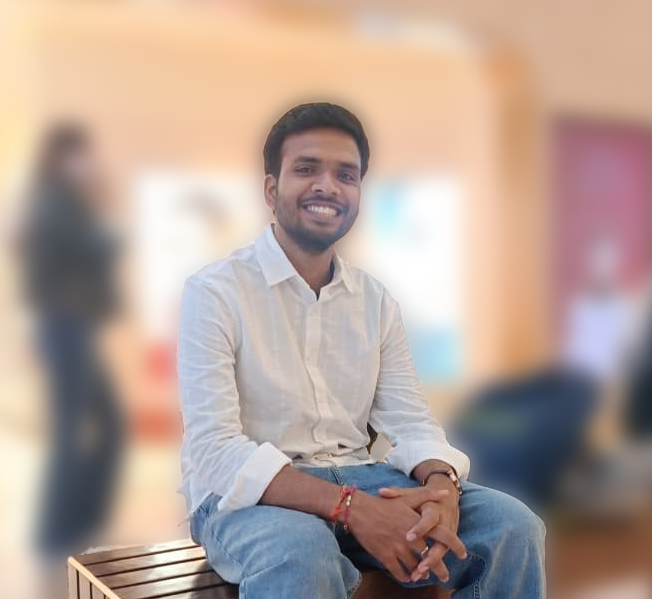
#> input picture PROFILE2.png, 652 x 599 px
$ python build_master_profile_animation.py
#> lines starting #> are read from the running program, lines starting #| are printed output that depends on the picture
import os
import sys
import math
import random
import numpy as np
from PIL import Image, ImageDraw, ImageFont, ImageEnhance, ImageOps, ImageFilter
from scipy.optimize import linear_sum_assignment
from scipy.spatial.distance import cdist

print("Initializing Master Profile Animation Generator...")

# ---------------------------------------------------------
# 1. DITHER PORTRAIT EXTRACTION
# ---------------------------------------------------------
def extract_portrait_dots(image_path, target_w=200, target_h=225, dark_mode=True):
    img = Image.open(image_path).convert("RGBA")
    bg = Image.new("RGBA", img.size, (255, 255, 255, 255))
    comp = Image.alpha_composite(bg, img).convert("RGB")

    w, h = comp.size
    crop_box = (int(w * 0.08), int(h * 0.04), int(w * 0.92), int(h * 0.92))
    cropped = comp.crop(crop_box)

    resized = cropped.resize((target_w, target_h), Image.Resampling.LANCZOS)
    gray = resized.convert("L")
    auto_gray = ImageOps.autocontrast(gray, cutoff=1)
    sharp_gray = auto_gray.filter(ImageFilter.UnsharpMask(radius=3, percent=140))
    enhancer = ImageEnhance.Contrast(sharp_gray)
    contrasted = enhancer.enhance(1.3)

    arr = np.array(contrasted, dtype=float)
    img_data = arr.copy()
    dots = []

    for y in range(target_h):
        serpentine = (y % 2 == 1)
        x_indices = range(target_w - 1, -1, -1) if serpentine else range(target_w)
        direction = -1 if serpentine else 1

        for x in x_indices:
            old_val = img_data[y, x]

            if dark_mode:
                new_val = 255 if old_val > 120 else 0
                if arr[y, x] > 230:
                    new_val = 0
                is_dot = (new_val == 255)
            else:
                new_val = 0 if old_val < 135 else 255
                is_dot = (new_val == 0)

            err = old_val - new_val

            if is_dot:
                px = 65 + (x / target_w) * 330
                py = 135 + (y / target_h) * 410
                dots.append((round(px, 1), round(py, 1)))

            if 0 <= x + direction < target_w:
                img_data[y, x + direction] += err * (7 / 16)
            if y + 1 < target_h:
                if 0 <= x - direction < target_w:
                    img_data[y + 1, x - direction] += err * (3 / 16)
                img_data[y + 1, x] += err * (5 / 16)
                if 0 <= x + direction < target_w:
                    img_data[y + 1, x + direction] += err * (1 / 16)

    return np.array(dots)

# ---------------------------------------------------------
# 2. LOGO SHAPE POINT GENERATORS (~900 DOTS EACH)
# ---------------------------------------------------------
def generate_python_logo_points(num_points=900, cx=230, cy=340, scale=110):
    pts = []
    for t in np.linspace(0, 2*np.pi, num_points // 2):
        r = scale * (0.6 + 0.25 * np.cos(2*t))
        x = cx + r * np.cos(t) - 15
        y = cy + r * np.sin(t) - 25
        pts.append((x, y))
    for t in np.linspace(0, 2*np.pi, num_points // 2):
        r = scale * (0.6 + 0.25 * np.sin(2*t))
        x = cx + r * np.cos(t) + 15
        y = cy + r * np.sin(t) + 25
        pts.append((x, y))
    return np.array(pts[:num_points])

def generate_react_logo_points(num_points=900, cx=230, cy=340, rx=110, ry=42):
    pts = []
    for t in np.linspace(0, 2*np.pi, 150):
        r = 22
        pts.append((cx + r * np.cos(t), cy + r * np.sin(t)))
    angles = [0, math.pi/3, 2*math.pi/3]
    pts_per_orbit = (num_points - 150) // 3
    for angle in angles:
        for t in np.linspace(0, 2*np.pi, pts_per_orbit):
            ex = rx * math.cos(t)
            ey = ry * math.sin(t)
            rot_x = cx + ex * math.cos(angle) - ey * math.sin(angle)
            rot_y = cy + ex * math.sin(angle) + ey * math.cos(angle)
            pts.append((rot_x, rot_y))
    return np.array(pts[:num_points])

def generate_code_glyph_points(num_points=900, cx=230, cy=340, size=100):
    pts = []
    l_pts = num_points // 3
    for t in np.linspace(0, 1, l_pts // 2):
        pts.append((cx - 70 + t * 45, cy - 60 + t * 60))
        pts.append((cx - 25 - t * 45, cy + t * 60))
    s_pts = num_points // 3
    for t in np.linspace(0, 1, s_pts):
        pts.append((cx + 15 - t * 30, cy - 70 + t * 140))
    r_pts = num_points - len(pts)
    for t in np.linspace(0, 1, r_pts // 2):
        pts.append((cx + 30 + t * 45, cy - 60 + t * 60))
        pts.append((cx + 75 - t * 45, cy + t * 60))
    return np.array(pts[:num_points])

# ---------------------------------------------------------
# 3. OPTIMAL TRANSPORT MATCHING BETWEEN SHAPES
# ---------------------------------------------------------
def match_optimal_transport(source_pts, target_pts):
    cost_matrix = cdist(source_pts, target_pts, metric='euclidean')
    row_ind, col_ind = linear_sum_assignment(cost_matrix)
    return target_pts[col_ind]

# ---------------------------------------------------------
# 4. MASTER ANIMATION PIPELINE GENERATOR (SMIL & GIF)
# ---------------------------------------------------------
def run_master_pipeline(dark_mode=True):
    mode_str = "dark" if dark_mode else "light"
    print(f"\n--- Processing Master Animation ({mode_str.upper()} MODE) ---")

    portrait_dots = extract_portrait_dots("PROFILE2.png", dark_mode=dark_mode)
    num_portrait = len(portrait_dots)

    np.random.seed(42)
    sample_indices = np.random.choice(num_portrait, size=900, replace=False)
    travellers_p0 = portrait_dots[sample_indices].copy()

    logo1_raw = generate_python_logo_points(num_points=900)
    logo2_raw = generate_react_logo_points(num_points=900)
    logo3_raw = generate_code_glyph_points(num_points=900)

    travellers_l1 = match_optimal_transport(travellers_p0, logo1_raw)
    travellers_l2 = match_optimal_transport(travellers_l1, logo2_raw)
    travellers_l3 = match_optimal_transport(travellers_l2, logo3_raw)

    noisy_portrait = portrait_dots + np.random.normal(0, 4.0, portrait_dots.shape)
    y_coords = noisy_portrait[:, 1]
    band_assignments = np.digitize(y_coords, np.linspace(135, 545, 94))

    l1_centroid = np.mean(travellers_l1, axis=0)

    width, height = 1180, 610
    bg_color = (10, 16, 31) if dark_mode else (248, 250, 252)
    card_bg = (30, 41, 59) if dark_mode else (226, 232, 240)
    border_color = (34, 211, 238) if dark_mode else (8, 145, 178)
    text_color = (226, 232, 240) if dark_mode else (15, 23, 42)
    dim_text = (148, 163, 184) if dark_mode else (100, 116, 139)
    portrait_dot_color = (167, 139, 250) if dark_mode else (124, 58, 237)
    traveller_color = (16, 185, 129)
    accent_color = (16, 185, 129)
    red_color = (239, 68, 68)

    try:
        font_mono = ImageFont.truetype("consola.ttf", 13)
        font_small = ImageFont.truetype("consola.ttf", 11)
        font_title = ImageFont.truetype("consolab.ttf", 14)
    except:
        font_mono = font_small = font_title = ImageFont.load_default()

    rows = [
        ("Subject", "Pranjal Shukla"),
        ("Role", "Software Engineer (AI & Full-Stack)"),
        ("Origin", "Ghaziabad, UP, India"),
        ("Education", "B.Tech CSE, AKGEC (2023 - 2027)"),
        ("Status", "Building RAG & AI Agents @ Mobcoder"),
        ("ToolChain", "VS Code · Git · Docker · Qdrant"),
        ("Core.Lang", "Java · Python · JavaScript · SQL · C++"),
        ("Core.Frontend", "React.js · HTML5/CSS3 · Bootstrap"),
        ("Core.Backend", "Node.js · Express · Spring Boot · FastAPI"),
        ("Core.Database", "MongoDB · PostgreSQL · Qdrant Vector DB"),
        ("Core.Infra", "LangChain · LangGraph · RAG · Groq"),
        ("Grid.Mail", "3872pranjalshukla@gmail.com"),
        ("Grid.LinkedIn", "in/pranjal3872"),
        ("Grid.GitHub", "pranjal3872")
    ]

    total_frames = 30
    gif_frames = []

    for frame_idx in range(total_frames):
        t_phase = frame_idx / total_frames

        img = Image.new("RGB", (width, height), bg_color)
        draw = ImageDraw.Draw(img)

        draw.rounded_rectangle([10, 10, 1170, 600], radius=12, fill=bg_color, outline=border_color, width=2)
        draw.rounded_rectangle([10, 10, 1170, 50], radius=12, fill=card_bg, outline=border_color, width=1)
        draw.rectangle([10, 30, 1170, 50], fill=card_bg)
        draw.line([10, 50, 1170, 50], fill=border_color, width=1)

        draw.ellipse([30, 24, 42, 36], fill=(239, 68, 68))
        draw.ellipse([50, 24, 62, 36], fill=(245, 158, 11))
        draw.ellipse([70, 24, 82, 36], fill=(16, 185, 129))
        draw.text((590, 24), "profile.sh --live", fill=dim_text, font=font_title, anchor="mt")

        draw.rounded_rectangle([1010, 20, 1145, 42], radius=11, fill=card_bg, outline=border_color, width=1)
        pulse = abs(math.sin(t_phase * 2 * math.pi))
        live_dot = (int(239*(0.4+0.6*pulse)), int(68*(0.4+0.6*pulse)), int(68*(0.4+0.6*pulse)))
        draw.ellipse([1020, 27, 1028, 35], fill=live_dot)
        draw.text((1034, 25), "LIVE", fill=red_color, font=font_small)
        draw.text((1070, 25), "@pranjal3872", fill=border_color, font=font_small)

        draw.rounded_rectangle([35, 75, 410, 575], radius=8, fill=bg_color, outline=border_color, width=1)
        draw.text((50, 88), "VISUAL.MAP // PORTRAIT DITHER", fill=border_color, font=font_small)
        draw.text((390, 88), "200x225 GRID", fill=dim_text, font=font_small, anchor="ra")
        draw.line([35, 105, 410, 105], fill=border_color, width=1)

        if t_phase < 0.2:
            drift_factor = 0.0
            portrait_alpha = 1.0
        elif t_phase < 0.8:
            prog = (t_phase - 0.2) / 0.6
            drift_factor = 0.42 * math.sin(prog * math.pi)
            portrait_alpha = 1.0 - 0.7 * math.sin(prog * math.pi)
        else:
            drift_factor = 0.0
            portrait_alpha = 1.0

        for b_id in range(1, 95):
            band_mask = (band_assignments == b_id)
            if not np.any(band_mask):
                continue
            b_dots = portrait_dots[band_mask]

            vec = (l1_centroid - np.mean(b_dots, axis=0)) * drift_factor
            translated_dots = b_dots + vec

            if random.random() < portrait_alpha:
                for x, y in translated_dots[::2]:
                    draw.rectangle([x, y, x + 1.8, y + 1.8], fill=portrait_dot_color)

        if t_phase >= 0.2:
            if t_phase < 0.4:
                interp = (t_phase - 0.2) / 0.2
                cur_travellers = (1 - interp) * travellers_p0 + interp * travellers_l1
            elif t_phase < 0.6:
                interp = (t_phase - 0.4) / 0.2
                cur_travellers = (1 - interp) * travellers_l1 + interp * travellers_l2
            elif t_phase < 0.8:
                interp = (t_phase - 0.6) / 0.2
                cur_travellers = (1 - interp) * travellers_l2 + interp * travellers_l3
            else:
                interp = (t_phase - 0.8) / 0.2
                cur_travellers = (1 - interp) * travellers_l3 + interp * travellers_p0

            for tx, ty in cur_travellers:
                draw.rectangle([tx, ty, tx + 2.2, ty + 2.2], fill=traveller_color)

        # SYSTEM.INFO Panel (x=425 to 1145)
        draw.rounded_rectangle([425, 75, 1145, 575], radius=8, fill=bg_color, outline=border_color, width=1)
        draw.text((440, 88), "SYSTEM.INFO // CANDIDATE SPECIFICATION", fill=accent_color, font=font_small)
        draw.text((1130, 88), "STATUS: ACTIVE", fill=dim_text, font=font_small, anchor="ra")
        draw.line([425, 105, 1145, 105], fill=border_color, width=1)

        start_y = 130
        line_height = 28
        for r_i, (label, val) in enumerate(rows):
            cur_y = start_y + (r_i * line_height)

            # Left label
            draw.text((440, cur_y), label, fill=border_color, font=font_mono)

            # Right-aligned value locked at x=1125 (guaranteeing 20px padding inside 1145 right border)
            draw.text((1125, cur_y), val, fill=text_color, font=font_mono, anchor="ra")

            # Compute leader dots between label and value
            try:
                l_bbox = draw.textbbox((440, cur_y), label, font=font_mono)
                v_bbox = draw.textbbox((1125, cur_y), val, font=font_mono, anchor="ra")
                leader_start = l_bbox[2] + 10
                leader_end = v_bbox[0] - 10
                if leader_end > leader_start + 20:
                    dots_num = int((leader_end - leader_start) / 8)
                    dot_str = "." * dots_num
                    draw.text((leader_start, cur_y), dot_str, fill=dim_text, font=font_mono)
            except:
                pass

        # Terminal Footer
        draw.rounded_rectangle([440, 530, 1130, 560], radius=4, fill=card_bg)
        cursor_str = "█" if frame_idx % 2 == 0 else " "
        draw.text((450, 538), f"$ cat experience.log | grep 'Mobcoder Intern' {cursor_str}", fill=accent_color, font=font_mono)

        gif_frames.append(img)

    gif_filename = f"{mode_str}.gif"
    gif_frames[0].save(
        gif_filename,
        save_all=True,
        append_images=gif_frames[1:],
        duration=140,
        loop=0
    )
    print(f"Master animation GIF saved to {gif_filename}!")

if __name__ == "__main__":
    run_master_pipeline(dark_mode=True)
#> in extract_portrait_dots, img is the input picture: PIL image 652x599 RGBA; mean R, G, B, A 181.8, 162, 152.7, 255
#> after the loop in extract_portrait_dots, `for y in range(target_h):`:
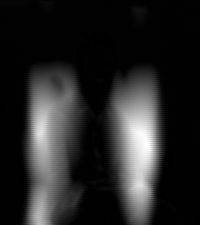
#> img_data: shape (225, 200) float64; min -88.32, max 30498.4, mean 4553.4; drawn with min black and max white
#> after the loop in extract_portrait_dots, `for y in range(target_h):`: dots = 25478 items
#> in run_master_pipeline, `portrait_dots = extract_portrait_dots("PROFILE2.png", dark_mode=dark_m..`: portrait_dots = 25478 pairs, first value 65 to 393.4, second value 135 to 543.2
#> in run_master_pipeline, `num_portrait = len(portrait_dots)`: num_portrait = 25478
#> in run_master_pipeline, `sample_indices = np.random.choice(num_portrait, size=900, replace=False)`: sample_indices = 900 values, max 25447 at index 411, min 34 at index 630, mean 12846.6
#> in run_master_pipeline, `travellers_p0 = portrait_dots[sample_indices].copy()`: travellers_p0 = 900 pairs, first value 65 to 393.4, second value 135 to 543.2
#> in match_optimal_transport, `row_ind, col_ind = linear_sum_assignment(cost_matrix)`: row_ind = 900 values from 0 to 899; col_ind = 900 values, max 899 at index 231, min 0 at index 346, mean 449.5
#> in run_master_pipeline, `travellers_l1 = match_optimal_transport(travellers_p0, logo1_raw)`: travellers_l1 = 900 pairs, first value 121.5 to 324, second value 268.1 to 444
#> in run_master_pipeline, `travellers_l2 = match_optimal_transport(travellers_l1, logo2_raw)`: travellers_l2 = 900 pairs, first value 120 to 340, second value 242.5 to 437.5
#> in run_master_pipeline, `travellers_l3 = match_optimal_transport(travellers_l2, logo3_raw)`: travellers_l3 = 900 pairs, first value 160 to 305, second value 270 to 410
#> in run_master_pipeline, `noisy_portrait = portrait_dots + np.random.normal(0, 4.0, portrait_dot..`: noisy_portrait = 25478 pairs, first value 52.16 to 403.7, second value 122.3 to 553
#> in run_master_pipeline, `l1_centroid = np.mean(travellers_l1, axis=0)`: l1_centroid = [230.2, 340]
#> after the loop in run_master_pipeline, `for frame_idx in range(total_frames):`:
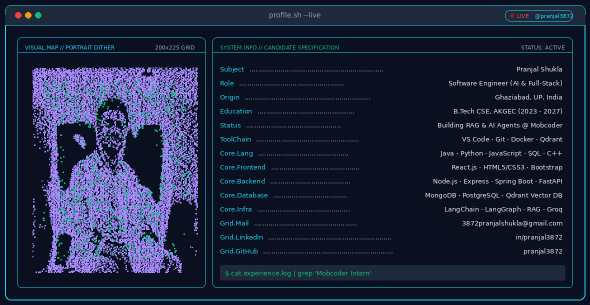
#> img: PIL image 1180x610 RGB (shown at 1/2 size); mean R, G, B 28.8, 38.2, 61.1
#> after the loop in run_master_pipeline, `for frame_idx in range(total_frames):`: gif_frames = 30 items
    run_master_pipeline(dark_mode=False)
#> call 2 of run_master_pipeline, with dark_mode = False
#> call 2 of extract_portrait_dots, with image_path = 'PROFILE2.png', target_w = 200, target_h = 225, dark_mode = False
#> after the loop in extract_portrait_dots (call 2), `for y in range(target_h):`:
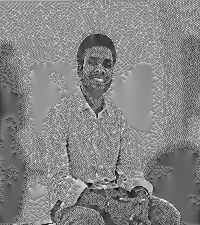
#> img_data: shape (225, 200) float64; min -88, max 357.3, mean 145; drawn with min black and max white
#> after the loop in extract_portrait_dots (call 2), `for y in range(target_h):`: dots = 18103 pairs, first value 65 to 393.4, second value 135 to 543.2
#> in run_master_pipeline (call 2), `portrait_dots = extract_portrait_dots("PROFILE2.png", dark_mode=dark_m..`: portrait_dots has the same summary as dots in extract_portrait_dots
#> in run_master_pipeline (call 2), `num_portrait = len(portrait_dots)`: num_portrait = 18103
#> in run_master_pipeline (call 2), `sample_indices = np.random.choice(num_portrait, size=900, replace=False)`: sample_indices = 900 values, max 18101 at index 324, min 19 at index 761, mean 8934.8
#> in match_optimal_transport (call 4), `cost_matrix = cdist(source_pts, target_pts, metric='euclidean')`:
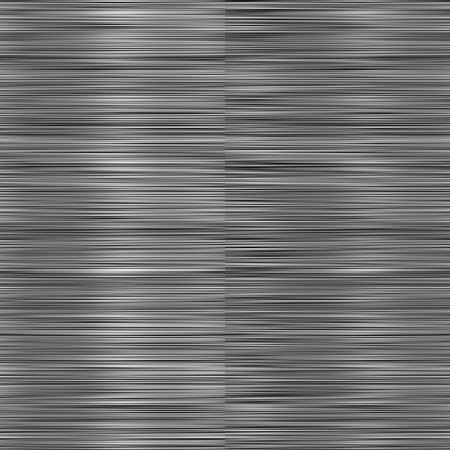
#> cost_matrix: shape (900, 900) float64 (shown at 1/2 size); min 0.192, max 365.3, mean 164.4; drawn with min black and max white
#> in match_optimal_transport (call 4), `row_ind, col_ind = linear_sum_assignment(cost_matrix)`: col_ind = 900 values, max 899 at index 430, min 0 at index 347, mean 449.5
#> in match_optimal_transport (call 5), `cost_matrix = cdist(source_pts, target_pts, metric='euclidean')`:
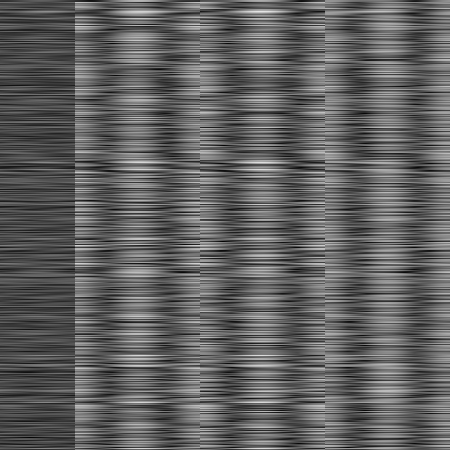
#> cost_matrix: shape (900, 900) float64 (shown at 1/2 size); min 0.192, max 231.5, mean 96.5
#> in match_optimal_transport (call 5), `row_ind, col_ind = linear_sum_assignment(cost_matrix)`: col_ind = 900 values, max 899 at index 827, min 0 at index 415, mean 449.5
#> in match_optimal_transport (call 6), `cost_matrix = cdist(source_pts, target_pts, metric='euclidean')`:
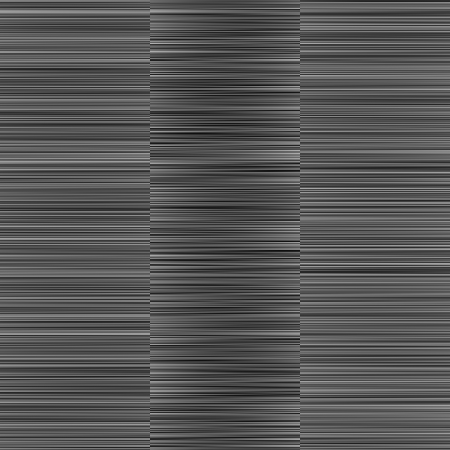
#> cost_matrix: shape (900, 900) float64 (shown at 1/2 size); min 0.0567, max 199.5, mean 86
#> in match_optimal_transport (call 6), `row_ind, col_ind = linear_sum_assignment(cost_matrix)`: col_ind = 900 values, max 899 at index 280, min 0 at index 154, mean 449.5
#> in run_master_pipeline (call 2), `noisy_portrait = portrait_dots + np.random.normal(0, 4.0, portrait_dot..`: noisy_portrait = 18103 pairs, first value 51.47 to 403.8, second value 127.2 to 554.6
#> in run_master_pipeline (call 2), `y_coords = noisy_portrait[:, 1]`: y_coords = 18103 values, max 554.6 at index 18088, min 127.2 at index 9, mean 380.8
#> in run_master_pipeline (call 2), `band_assignments = np.digitize(y_coords, np.linspace(135, 545, 94))`: band_assignments = 18103 values, max 94 at index 17300, min 0 at index 2, mean 56.26
#> in run_master_pipeline (call 2), `gif_frames[0].save( gif_filename, save_all=True, append_images=gif_fra..`:
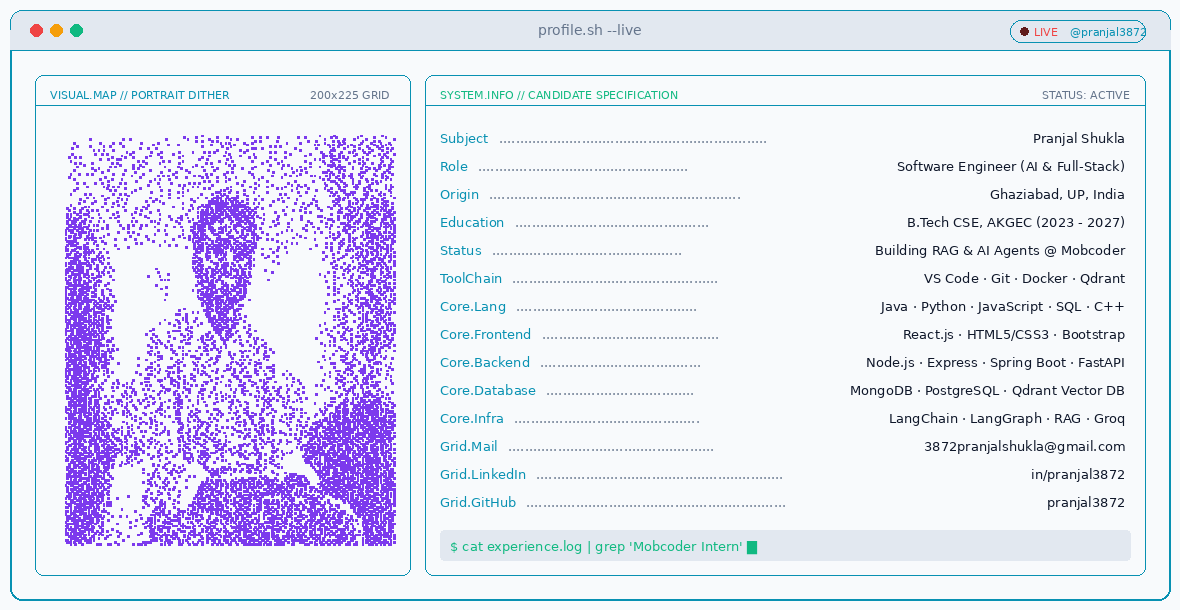
#> saved as light.gif: PIL image 1180x610 RGB; mean R, G, B 228.2, 228.7, 245.4
